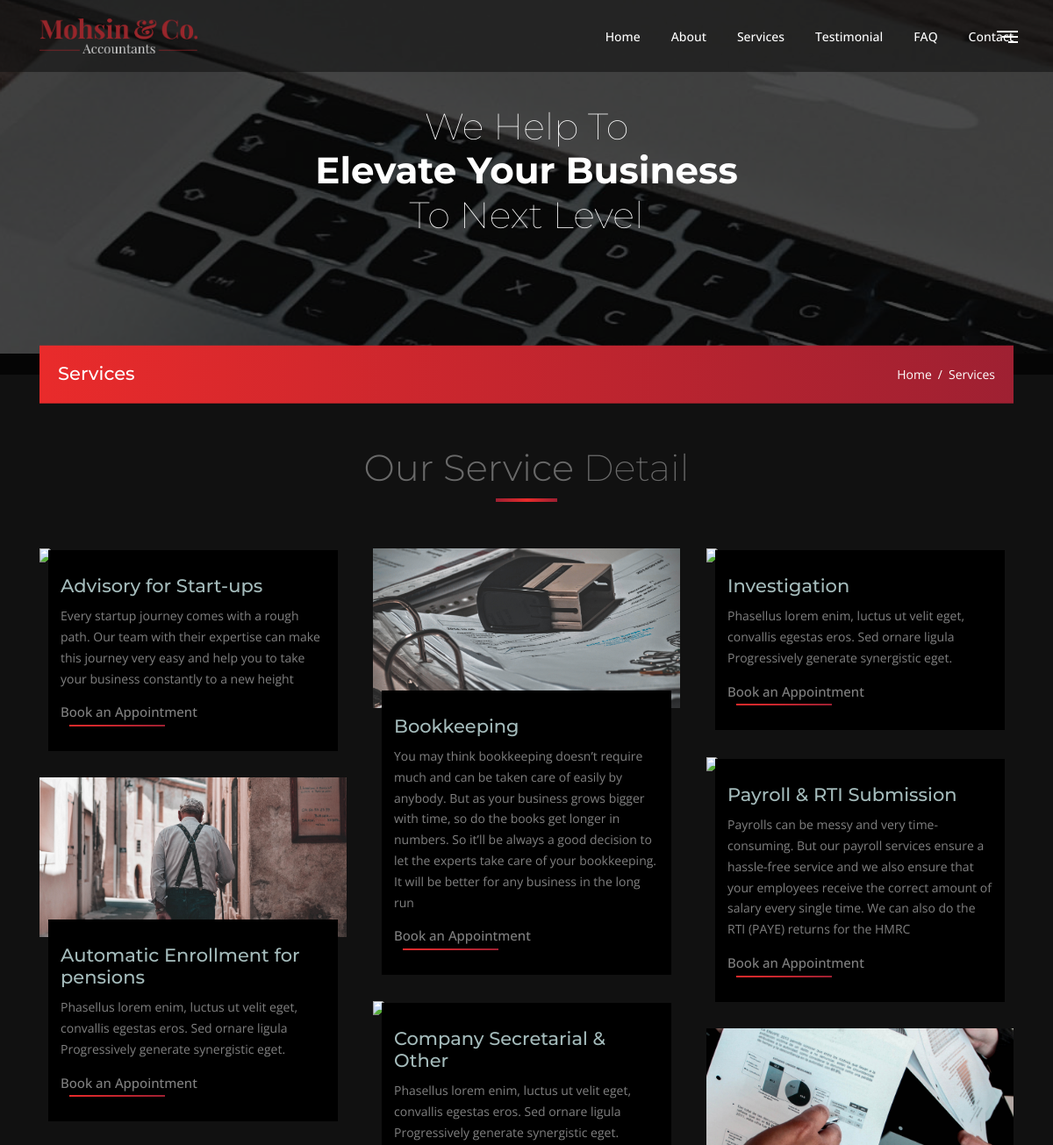
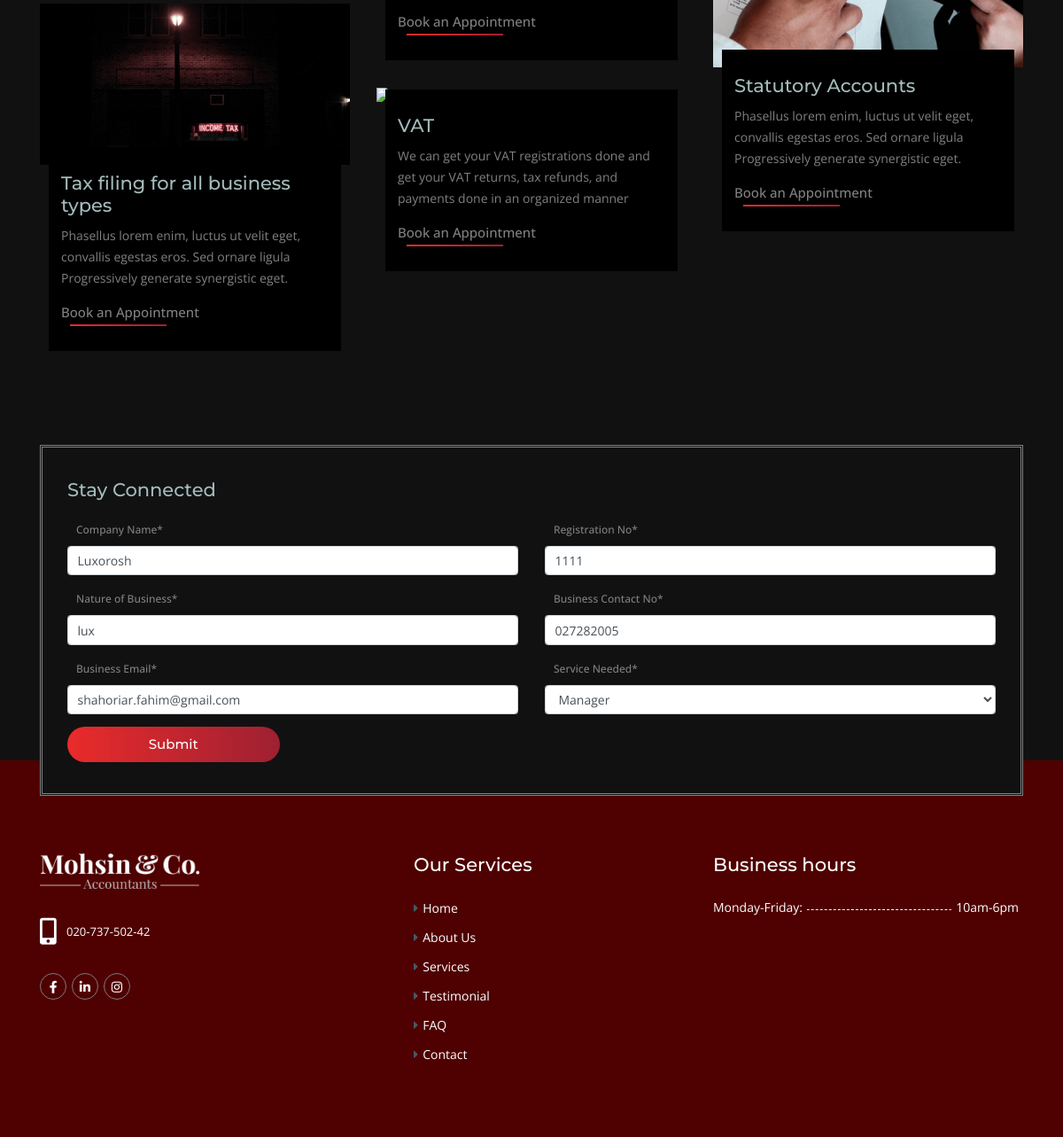
Screenshot of /17/ with the database file from the repository (2 pictures, top to bottom).
### employee_register/models.py (models this page shows, shortened)
class Employee(models.Model):
    fullname = models.CharField(max_length=100, null=True)
    emp_code = models.CharField(max_length=50, null=True)
    nature = models.CharField(max_length=100, null=True)
    mobile= models.CharField(max_length=15, null=True)
    email= models.CharField(max_length=40, null=True)
    date_created = models.DateTimeField(auto_now_add=True, null=True)
    position= models.ForeignKey(Position,on_delete=models.CASCADE)

### employee_register/views.py (the view, shortened to what this page needs)
# urls.py: path('<int:id>/', views.employee_form,name='employee_update'), # get and post req. for update operation
def employee_form(request, id=0):
    if request.method == "GET":
        if id == 0:
            form = EmployeeForm()
        else:
            employee = Employee.objects.get(pk=id)
            form = EmployeeForm(instance=employee)
        return render(request, "employee_register/employee_form.html", {'form': form})

### employee_register/forms.py
class EmployeeForm(forms.ModelForm):
    class Meta:
        model = Employee
        fields = ('fullname', 'emp_code', 'nature', 'mobile', 'email', 'position') #show selected fields
        labels = {                                  #fields name change
            'fullname':'Company Name',
            'emp_code':'Registration No',
            'nature': 'Nature of Business',
            'mobile': 'Business Contact No',
            'email': 'Business Email',
            'position': 'Service Needed',
        }
    def __init__(self, *args, **kwargs):
        super(EmployeeForm,self).__init__(*args, **kwargs)
        self.fields['position'].empty_label = "Select"

### employee_register/models.py (called while the page is built)
    def __str__(self):
        return self.title

### employee_register/templates/employee_register/employee_form.html (shortened to what this page needs)
{% extends "employee_register/services.html" %}
{% load crispy_forms_tags %}
{% block content %}
<form action="" method="post" autocomplete="off">
    <div class="row">
        <div class="col-md-6">
            {{form.fullname|as_crispy_field}}
        </div>
        <div class="col-md-6">
            {{form.emp_code|as_crispy_field}}
        </div>
    </div>
    <div class="row">
        <div class="col-md-6">
            {{form.nature|as_crispy_field}}
        </div>
        <div class="col-md-6">
            {{form.mobile|as_crispy_field}}
        </div>
    </div>
    <div class="row">
        <div class="col-md-6">
            {{form.email|as_crispy_field}}
        </div>
        <div class="col-md-6">
            {{form.position|as_crispy_field}}
        </div>
    </div>
    <div class="row">
            <div class="col-md-3 col-sm-6">
                <button type="submit" class="button gradient-btn w-100" id="submit_btn">
                    Submit</button>
            </div>
    </div>
</form>
{% endblock content %}

### rows the page displays
Employee: fullname "Luxorosh", emp_code "1111", nature "lux", mobile "027282005", email "shahoriar.fahim@gmail.com", position "Manager"
